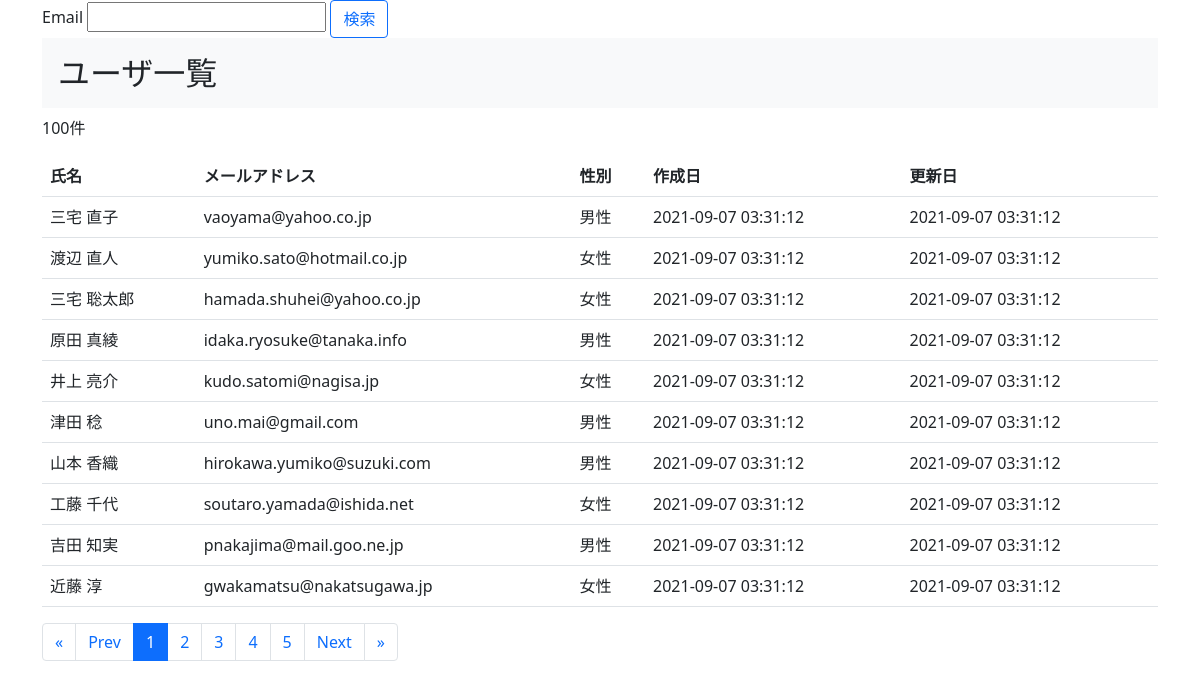
The app's page /lesson08/user_list.php with its own data.
### tables this page shows
CREATE TABLE users (
    id bigint UNSIGNED AUTO_INCREMENT PRIMARY KEY,
    name varchar(255) NOT NULL,
    email varchar(255) UNIQUE NOT NULL,
    password varchar(255) NOT NULL,
    gender varchar(16) DEFAULT NULL,
    created_at datetime NOT NULL DEFAULT CURRENT_TIMESTAMP,
    updated_at datetime NOT NULL DEFAULT CURRENT_TIMESTAMP
);

### lesson08/user_list.php (the view, shortened to what this page needs)
<?php
require_once 'connect.php';
function all($pdo, $limit = 10, $offset = 0) {
    $sql = "SELECT * FROM users LIMIT {$limit} OFFSET {$offset}";
    $rows = [];
    $stmt = $pdo->query($sql);
    while ($row = $stmt->fetch(PDO::FETCH_ASSOC)) {
        $rows[] = $row;
    }
    return $rows;
}
function userCount($pdo) {
    $sql = "SELECT count(id) AS count FROM users;";
    $row = $pdo->query($sql)->fetch(PDO::FETCH_ASSOC);
    return $row['count'];
}
function labelGender($value)
{
    $genders = ['male' => '男性', 'female' => '女性'];
    return ($value) ? $genders[$value] : '';
}
function paginate($count, $current_page, $limit = 10, $per_count = 10)
{
    $paginate = compact(
        'page_count',
        'page_start',
        'page_end',
        'page_prev',
        'page_next',
        'pages',
    );
    return $paginate;
}
$current_page = (isset($_GET['page'])) ? $_GET['page'] : 1;
$count = userCount($pdo);
$limit = 10;
$offset = ($current_page - 1) * $limit;
if (isset($_GET['email'])) {
    $users = search($pdo, $_GET['email'], $limit, $offset);
} else {
    $users = all($pdo, $limit, $offset);
}
$paginate = paginate($count, $current_page, $limit, 5);
extract($paginate);
?>
<!DOCTYPE html>
<html lang="ja">
<head>
    <link href="https://cdn.jsdelivr.net/npm/bootstrap@5.0.0-beta1/dist/css/bootstrap.min.css" rel="stylesheet">
</head>
<body>
    <div class="container">
        <div>
            <form action="" method="get">
                <label for="">Email</label>
                <input type="text" name="email">
                <button class="btn btn-outline-primary">検索</button>
            </form>
        </div>
        <h2 class="h2 p-3 bg-light">ユーザ一覧</h2>
        <p><?= $count ?>件</p>
        <table class="table">
            <tr>
                <th>氏名</th>
                <th>メールアドレス</th>
                <th>性別</th>
                <th>作成日</th>
                <th>更新日</th>
            </tr>
            <?php if ($users) : ?>
                <?php foreach ($users as $user) : ?>
                    <tr>
                        <td><?= $user['name'] ?></td>
                        <td><?= $user['email'] ?></td>
                        <td><?= labelGender($user['gender']) ?></td>
                        <td><?= $user['created_at'] ?></td>
                        <td><?= $user['updated_at'] ?></td>
                    </tr>
                <?php endforeach ?>
            <?php endif ?>
        </table>
        <?php include('components/paginate.php') ?>
    </div>
</body>
</html>

### records on screen
users: name "三宅 直子", email "vaoyama@yahoo.co.jp", gender "男性", created_at "2021-09-07 03:31:12", updated_at "2021-09-07 03:31:12"
users: name "渡辺 直人", email "yumiko.sato@hotmail.co.jp", gender "女性", created_at "2021-09-07 03:31:12", updated_at "2021-09-07 03:31:12"
users: name "三宅 聡太郎", email "hamada.shuhei@yahoo.co.jp", gender "女性", created_at "2021-09-07 03:31:12", updated_at "2021-09-07 03:31:12"
users: name "原田 真綾", email "idaka.ryosuke@tanaka.info", gender "男性", created_at "2021-09-07 03:31:12", updated_at "2021-09-07 03:31:12"
users: name "井上 亮介", email "kudo.satomi@nagisa.jp", gender "女性", created_at "2021-09-07 03:31:12", updated_at "2021-09-07 03:31:12"
users: name "津田 稔", email "uno.mai@gmail.com", gender "男性", created_at "2021-09-07 03:31:12", updated_at "2021-09-07 03:31:12"
users: name "山本 香織", email "hirokawa.yumiko@suzuki.com", gender "男性", created_at "2021-09-07 03:31:12", updated_at "2021-09-07 03:31:12"
users: name "工藤 千代", email "soutaro.yamada@ishida.net", gender "女性", created_at "2021-09-07 03:31:12", updated_at "2021-09-07 03:31:12"
users: name "吉田 知実", email "pnakajima@mail.goo.ne.jp", gender "男性", created_at "2021-09-07 03:31:12", updated_at "2021-09-07 03:31:12"
users: name "近藤 淳", email "gwakamatsu@nakatsugawa.jp", gender "女性", created_at "2021-09-07 03:31:12", updated_at "2021-09-07 03:31:12"

### other values on screen
$count "100"
$page "1"
$page "2"
$page "3"
$page "4"
$page "5"
